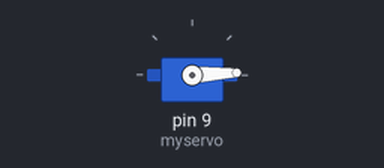
A sketch run on a simulated Arduino Uno, built with avr-gcc and run on an emulated ATmega328P. On the bench: servo.

Above: at 0.05 s.
At 0.45 s:
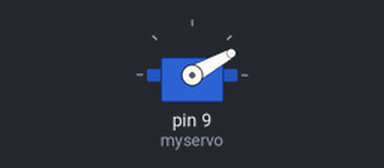
At 0.9 s:
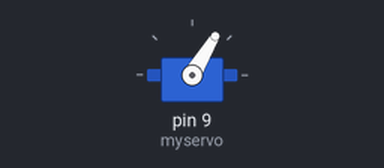
At 1.8 s:
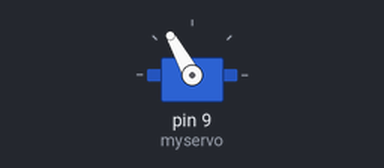
Timing chart, 0 to 6.5 s (numbered marks = the images above):
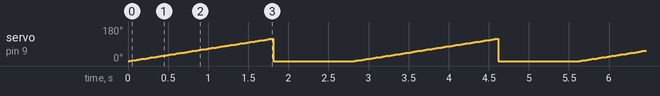

The sketch:

2022.06.02_test1.ino
```cpp
#include <Servo.h>
Servo myservo;
void setup() {
  myservo.attach(9);
}

void loop() {
  for(int i=0;i<120;++i){
    myservo.write(i);
    delay(15);
  }
  myservo.write(0);
  delay(1000);

}
```

Measured:
- by itself, servo on pin 9 (myservo): ramps from 0° to 119° and jumps back, once every 2.8 s
